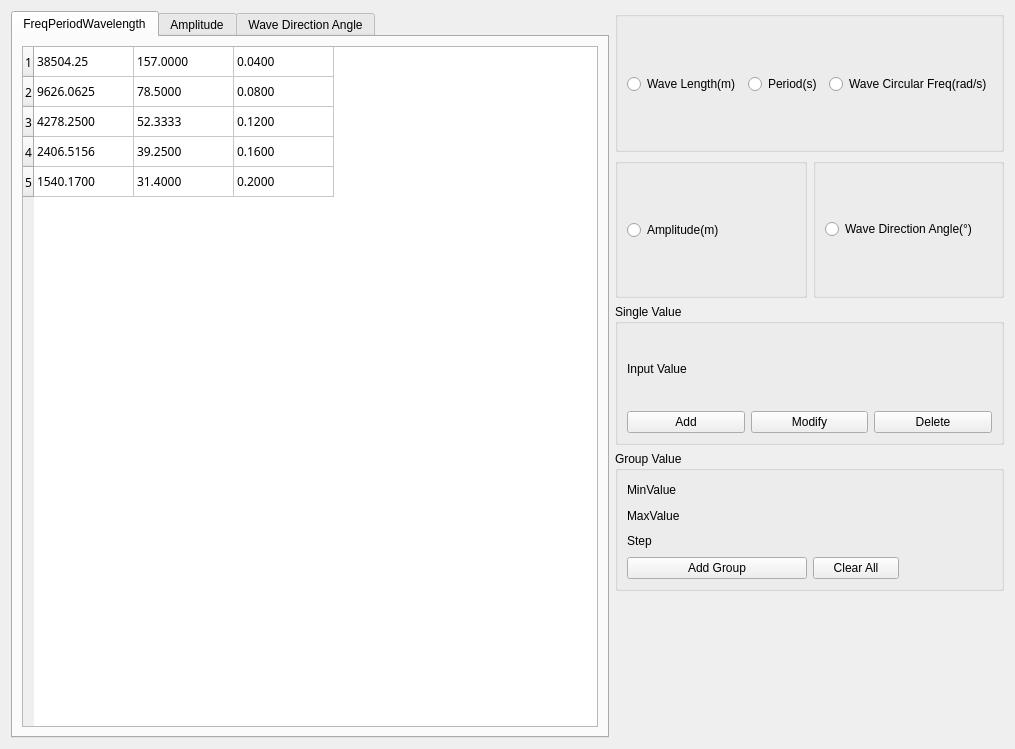
<?xml version="1.0" encoding="UTF-8"?>
<ui version="4.0">
 <class>ConfigWaveDialog</class>
 <widget class="QWidget" name="ConfigWaveDialog">
  <property name="geometry">
   <rect>
    <x>0</x>
    <y>0</y>
    <width>1015</width>
    <height>749</height>
   </rect>
  </property>
  <property name="windowTitle">
   <string>Wave</string>
  </property>
  <layout class="QHBoxLayout" name="horizontalLayout_3" stretch="6,1">
   <item>
    <widget class="QTabWidget" name="tabWidget_RAO_Para">
     <property name="maximumSize">
      <size>
       <width>16777215</width>
       <height>16777215</height>
      </size>
     </property>
     <property name="currentIndex">
      <number>0</number>
     </property>
     <widget class="QWidget" name="FreqPeriWavelength_tab">
      <attribute name="title">
       <string>FreqPeriodWavelength</string>
      </attribute>
      <layout class="QVBoxLayout" name="verticalLayout_4">
       <item>
        <widget class="QTableWidget" name="table_Freq">
         <property name="minimumSize">
          <size>
           <width>0</width>
           <height>417</height>
          </size>
         </property>
         <property name="maximumSize">
          <size>
           <width>16777215</width>
           <height>16777215</height>
          </size>
         </property>
         <property name="font">
          <font>
           <family>宋体</family>
          </font>
         </property>
         <property name="styleSheet">
          <string notr="true"/>
         </property>
         <property name="frameShape">
          <enum>QFrame::StyledPanel</enum>
         </property>
         <property name="frameShadow">
          <enum>QFrame::Sunken</enum>
         </property>
         <property name="midLineWidth">
          <number>0</number>
         </property>
         <property name="gridStyle">
          <enum>Qt::SolidLine</enum>
         </property>
         <property name="columnCount">
          <number>3</number>
         </property>
         <attribute name="horizontalHeaderVisible">
          <bool>false</bool>
         </attribute>
         <attribute name="horizontalHeaderDefaultSectionSize">
          <number>100</number>
         </attribute>
         <row>
          <property name="text">
           <string>1</string>
          </property>
         </row>
         <row>
          <property name="text">
           <string>2</string>
          </property>
         </row>
         <row>
          <property name="text">
           <string>3</string>
          </property>
         </row>
         <row>
          <property name="text">
           <string>4</string>
          </property>
         </row>
         <row>
          <property name="text">
           <string>5</string>
          </property>
         </row>
         <column>
          <property name="text">
           <string>Wave Length(m) </string>
          </property>
          <property name="textAlignment">
           <set>AlignHCenter|AlignVCenter|AlignCenter</set>
          </property>
         </column>
         <column>
          <property name="text">
           <string>Period(s)</string>
          </property>
          <property name="textAlignment">
           <set>AlignHCenter|AlignVCenter|AlignCenter</set>
          </property>
         </column>
         <column>
          <property name="text">
           <string>Wave Circular Freq(rad/s)</string>
          </property>
          <property name="textAlignment">
           <set>AlignHCenter|AlignVCenter|AlignCenter</set>
          </property>
         </column>
         <item row="0" column="0">
          <property name="text">
           <string>38504.25</string>
          </property>
         </item>
         <item row="0" column="1">
          <property name="text">
           <string>157.0000</string>
          </property>
         </item>
         <item row="0" column="2">
          <property name="text">
           <string>0.0400</string>
          </property>
         </item>
         <item row="1" column="0">
          <property name="text">
           <string>9626.0625</string>
          </property>
         </item>
         <item row="1" column="1">
          <property name="text">
           <string>78.5000</string>
          </property>
         </item>
         <item row="1" column="2">
          <property name="text">
           <string>0.0800</string>
          </property>
         </item>
         <item row="2" column="0">
          <property name="text">
           <string>4278.2500</string>
          </property>
         </item>
         <item row="2" column="1">
          <property name="text">
           <string>52.3333</string>
          </property>
         </item>
         <item row="2" column="2">
          <property name="text">
           <string>0.1200</string>
          </property>
         </item>
         <item row="3" column="0">
          <property name="text">
           <string>2406.5156</string>
          </property>
         </item>
         <item row="3" column="1">
          <property name="text">
           <string>39.2500</string>
          </property>
         </item>
         <item row="3" column="2">
          <property name="text">
           <string>0.1600</string>
          </property>
         </item>
         <item row="4" column="0">
          <property name="text">
           <string>1540.1700</string>
          </property>
         </item>
         <item row="4" column="1">
          <property name="text">
           <string>31.4000</string>
          </property>
         </item>
         <item row="4" column="2">
          <property name="text">
           <string>0.2000</string>
          </property>
         </item>
        </widget>
       </item>
      </layout>
     </widget>
     <widget class="QWidget" name="Amplitude_tab">
      <attribute name="title">
       <string>Amplitude</string>
      </attribute>
      <layout class="QHBoxLayout" name="horizontalLayout_8">
       <item>
        <widget class="QTableWidget" name="table_Amplitude">
         <property name="minimumSize">
          <size>
           <width>0</width>
           <height>0</height>
          </size>
         </property>
         <property name="maximumSize">
          <size>
           <width>16777215</width>
           <height>16777215</height>
          </size>
         </property>
         <property name="font">
          <font>
           <family>宋体</family>
          </font>
         </property>
         <property name="columnCount">
          <number>1</number>
         </property>
         <column>
          <property name="text">
           <string>Amplitude(m)</string>
          </property>
          <property name="textAlignment">
           <set>AlignHCenter|AlignVCenter|AlignCenter</set>
          </property>
         </column>
        </widget>
       </item>
      </layout>
     </widget>
     <widget class="QWidget" name="WaveDirectionAngle_tab">
      <attribute name="title">
       <string>Wave Direction Angle</string>
      </attribute>
      <layout class="QVBoxLayout" name="verticalLayout">
       <item>
        <widget class="QTableWidget" name="table_WaveDirectionAngle">
         <property name="minimumSize">
          <size>
           <width>0</width>
           <height>0</height>
          </size>
         </property>
         <property name="maximumSize">
          <size>
           <width>16777215</width>
           <height>16777215</height>
          </size>
         </property>
         <property name="font">
          <font>
           <family>宋体</family>
          </font>
         </property>
         <property name="columnCount">
          <number>1</number>
         </property>
         <column>
          <property name="text">
           <string>Wave Direction Angle((°)</string>
          </property>
          <property name="textAlignment">
           <set>AlignHCenter|AlignVCenter|AlignCenter</set>
          </property>
         </column>
        </widget>
       </item>
      </layout>
     </widget>
    </widget>
   </item>
   <item>
    <layout class="QGridLayout" name="gridLayout_5">
     <item row="3" column="0">
      <widget class="QGroupBox" name="groupBox">
       <property name="title">
        <string>Group Value</string>
       </property>
       <layout class="QGridLayout" name="gridLayout_2">
        <item row="0" column="0">
         <layout class="QGridLayout" name="gridLayout_13">
          <item row="2" column="2">
           <widget class="SelfDefLineEdit" name="lineEdit_Step"/>
          </item>
          <item row="1" column="2">
           <widget class="SelfDefLineEdit" name="lineEdit_MaxValue"/>
          </item>
          <item row="0" column="2">
           <widget class="SelfDefLineEdit" name="lineEdit_Min_Value"/>
          </item>
          <item row="3" column="2">
           <widget class="QPushButton" name="DeleteAllBtn_RAO">
            <property name="text">
             <string>Clear All</string>
            </property>
           </widget>
          </item>
          <item row="3" column="0" colspan="2">
           <widget class="QPushButton" name="AddGroup_RaoNew">
            <property name="text">
             <string>Add Group</string>
            </property>
           </widget>
          </item>
          <item row="1" column="0">
           <widget class="QLabel" name="label_MaxValue">
            <property name="text">
             <string>MaxValue</string>
            </property>
           </widget>
          </item>
          <item row="0" column="0">
           <widget class="QLabel" name="label_MinValue">
            <property name="text">
             <string>MinValue</string>
            </property>
           </widget>
          </item>
          <item row="2" column="0">
           <widget class="QLabel" name="label_Step">
            <property name="text">
             <string>Step</string>
            </property>
           </widget>
          </item>
          <item row="2" column="3">
           <widget class="QLabel" name="label_Step_Unit">
            <property name="text">
             <string/>
            </property>
           </widget>
          </item>
          <item row="1" column="3">
           <widget class="QLabel" name="label_MaxValue_Unit">
            <property name="text">
             <string/>
            </property>
           </widget>
          </item>
          <item row="0" column="3">
           <widget class="QLabel" name="label_MinValue_Unit">
            <property name="text">
             <string/>
            </property>
           </widget>
          </item>
         </layout>
        </item>
       </layout>
      </widget>
     </item>
     <item row="4" column="0">
      <widget class="QLabel" name="lblwaveangle">
       <property name="minimumSize">
        <size>
         <width>0</width>
         <height>0</height>
        </size>
       </property>
       <property name="text">
        <string/>
       </property>
       <property name="pixmap">
        <pixmap>:/images/waveangle.png</pixmap>
       </property>
       <property name="alignment">
        <set>Qt::AlignCenter</set>
       </property>
      </widget>
     </item>
     <item row="1" column="0">
      <layout class="QHBoxLayout" name="horizontalLayout_2">
       <item>
        <widget class="QGroupBox" name="groupBox_6">
         <property name="title">
          <string/>
         </property>
         <layout class="QGridLayout" name="gridLayout_3">
          <property name="topMargin">
           <number>11</number>
          </property>
          <property name="verticalSpacing">
           <number>7</number>
          </property>
          <item row="0" column="0">
           <widget class="QRadioButton" name="AmplitudeRadio">
            <property name="layoutDirection">
             <enum>Qt::LeftToRight</enum>
            </property>
            <property name="text">
             <string>Amplitude(m)</string>
            </property>
           </widget>
          </item>
         </layout>
        </widget>
       </item>
       <item>
        <widget class="QGroupBox" name="groupBox_7">
         <property name="title">
          <string/>
         </property>
         <layout class="QGridLayout" name="gridLayout_4">
          <item row="0" column="0">
           <widget class="QRadioButton" name="directionRadio">
            <property name="text">
             <string>Wave Direction Angle(°)</string>
            </property>
           </widget>
          </item>
         </layout>
        </widget>
       </item>
      </layout>
     </item>
     <item row="0" column="0">
      <widget class="QGroupBox" name="groupBox_3">
       <property name="title">
        <string/>
       </property>
       <layout class="QHBoxLayout" name="horizontalLayout">
        <property name="spacing">
         <number>7</number>
        </property>
        <property name="topMargin">
         <number>11</number>
        </property>
        <item>
         <widget class="QRadioButton" name="wavelengthRadio">
          <property name="text">
           <string>Wave Length(m)</string>
          </property>
         </widget>
        </item>
        <item>
         <widget class="QRadioButton" name="periodRadio">
          <property name="text">
           <string>Period(s)</string>
          </property>
         </widget>
        </item>
        <item>
         <widget class="QRadioButton" name="freqRadio">
          <property name="text">
           <string>Wave Circular Freq(rad/s)</string>
          </property>
         </widget>
        </item>
       </layout>
      </widget>
     </item>
     <item row="2" column="0">
      <widget class="QGroupBox" name="groupBox_SingleValue">
       <property name="sizePolicy">
        <sizepolicy hsizetype="Preferred" vsizetype="Preferred">
         <horstretch>0</horstretch>
         <verstretch>0</verstretch>
        </sizepolicy>
       </property>
       <property name="minimumSize">
        <size>
         <width>0</width>
         <height>0</height>
        </size>
       </property>
       <property name="title">
        <string>Single Value</string>
       </property>
       <layout class="QGridLayout" name="gridLayout">
        <item row="1" column="0">
         <layout class="QHBoxLayout" name="horizontalLayout_139">
          <item>
           <widget class="QLabel" name="label_InputValue">
            <property name="text">
             <string>Input Value</string>
            </property>
           </widget>
          </item>
          <item>
           <widget class="SelfDefLineEdit" name="lineEdit_InputValue"/>
          </item>
         </layout>
        </item>
        <item row="2" column="0">
         <layout class="QHBoxLayout" name="horizontalLayout_147">
          <item>
           <widget class="QPushButton" name="AddBtn_RAO">
            <property name="text">
             <string>Add</string>
            </property>
           </widget>
          </item>
          <item>
           <widget class="QPushButton" name="ModifyBtn_RAO">
            <property name="text">
             <string>Modify</string>
            </property>
           </widget>
          </item>
          <item>
           <widget class="QPushButton" name="DeleteBtn_RAO">
            <property name="text">
             <string>Delete</string>
            </property>
           </widget>
          </item>
         </layout>
        </item>
       </layout>
      </widget>
     </item>
    </layout>
   </item>
  </layout>
  <zorder>tabWidget_RAO_Para</zorder>
  <zorder></zorder>
 </widget>
 <customwidgets>
  <customwidget>
   <class>SelfDefLineEdit</class>
   <extends>QWidget</extends>
   <header>selfdeflineedit.h</header>
  </customwidget>
 </customwidgets>
 <resources/>
 <connections/>
</ui>
